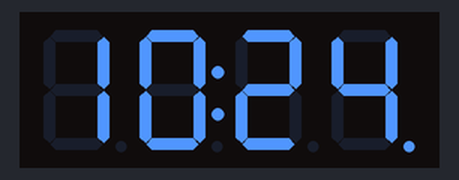
This sketch was run on a simulated Arduino Uno, built with avr-gcc and run on an emulated ATmega328P. Parts: 4-digit seven-segment display. The local clock reads 2024-03-15 10:24:30 at power-on unless the sketch sets it.

Above: at 0.1 s.
At 90.1 s:
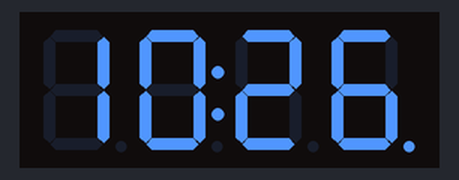

The sketch:

code.ino
```cpp
#include <RTClib.h>
#include <TM1637Display.h>

int CLK = 2;
int DIO = 3;
int prvi = 0;

TM1637Display display(CLK, DIO);
RTC_DS3231 rtc;

void setup() {
  rtc.begin();
  // rtc.adjust(DateTime(2021, 4, 17, 14, 20, 0));
  display.setBrightness(0);
  display.clear();
}

void loop() {
  DateTime now = rtc.now();
  if (now.second() == 0 || prvi == 0){
    display.showNumberDecEx(now.hour(), 0b01000000, true, 2, 0);
    display.showNumberDecEx(now.minute(), 0b01000000, true, 2, 2);
    prvi = 1;
  }
}
```
